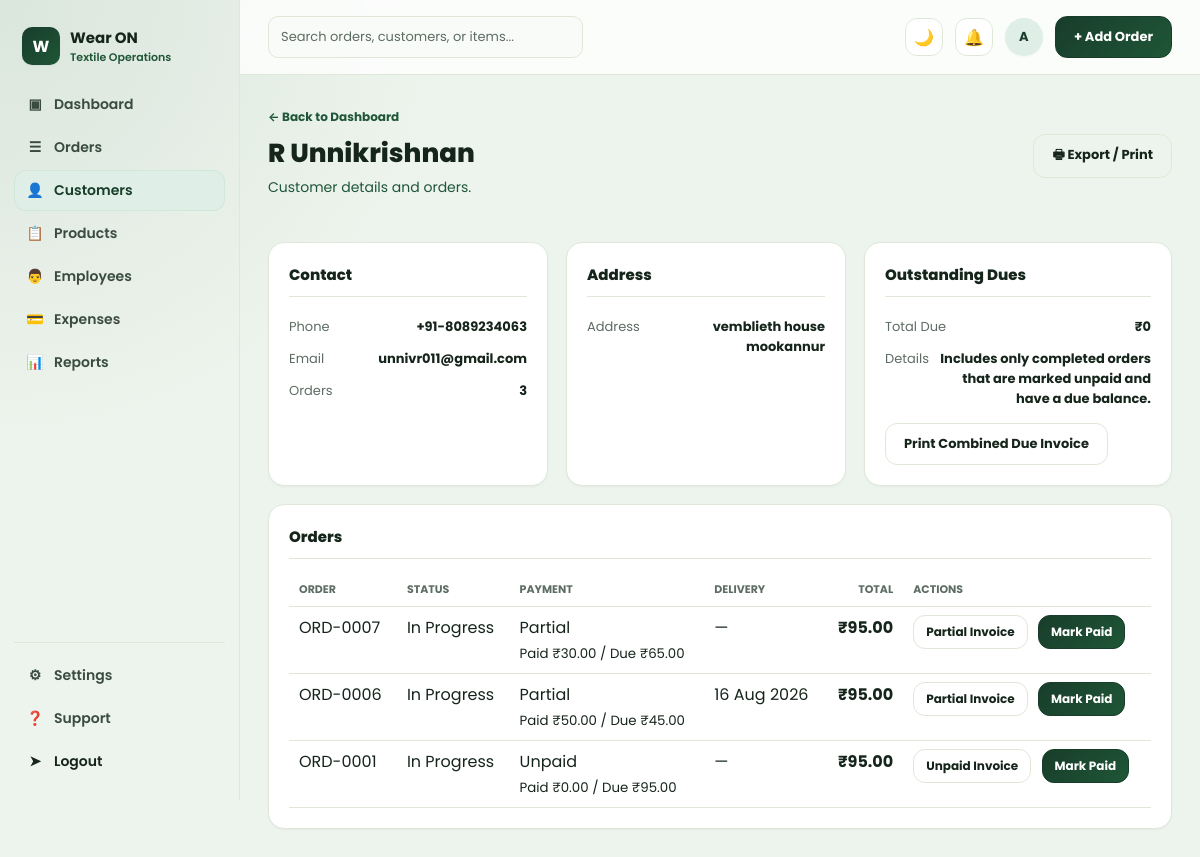
Page /customers/7/ (signed in) on the earlier database version.
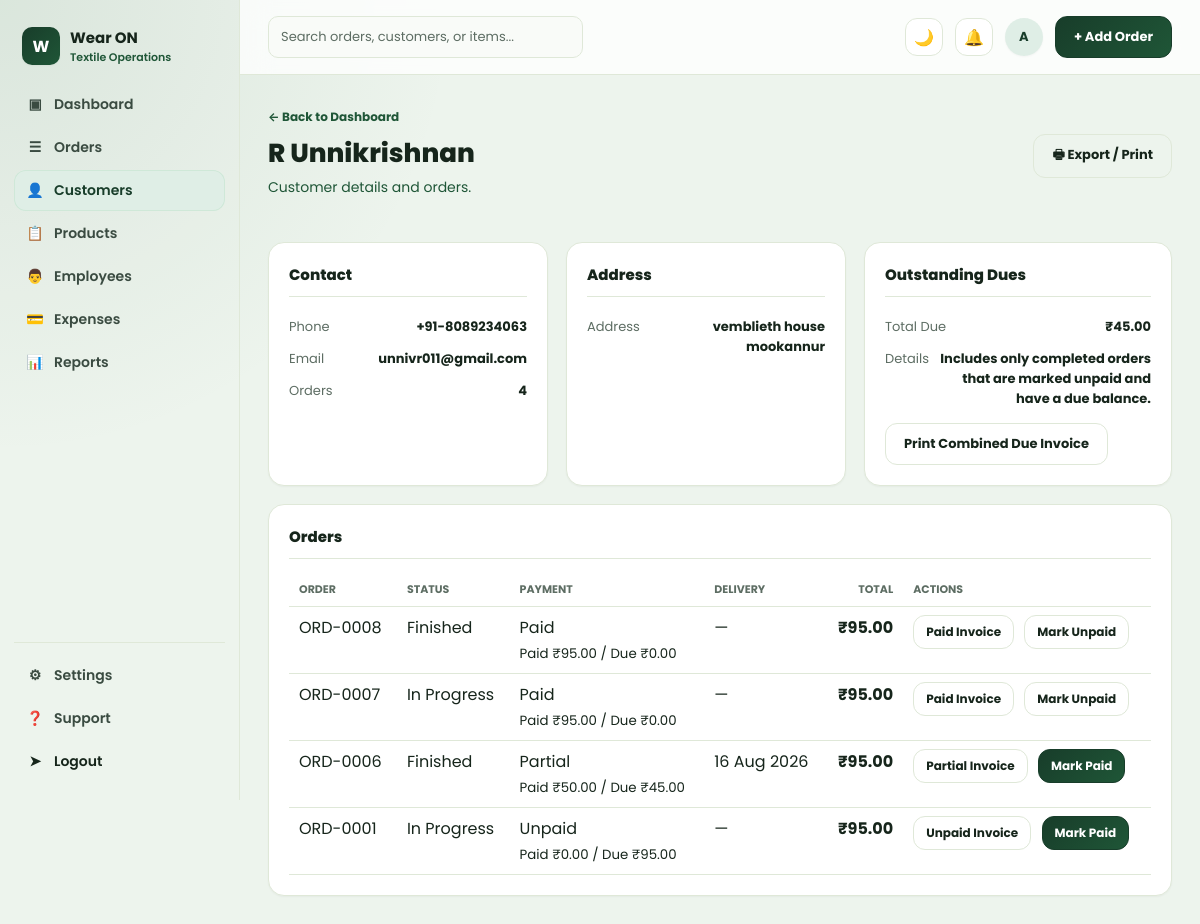
Same page on the later database version.
### orders/models.py (models this page shows, shortened)
class Customer(models.Model):
    name = models.CharField(max_length=150)
    company_name = models.CharField(max_length=150, blank=True)
    email = models.EmailField(blank=True)
    phone = models.CharField(max_length=20, blank=True)
    address = models.TextField(blank=True)
    created_at = models.DateTimeField(auto_now_add=True)
    class Meta:
        ordering = ["name"]

class Order(models.Model):
    STATUS_PENDING = "pending"
    STATUS_IN_PROGRESS = "in_progress"
    STATUS_FINISHED = "finished"
    STATUS_CANCELLED = "cancelled"
    STATUS_CHOICES = [
        (STATUS_PENDING, "Pending"),
        (STATUS_IN_PROGRESS, "In Progress"),
        (STATUS_FINISHED, "Finished"),
        (STATUS_CANCELLED, "Cancelled"),
    ]
    PRIORITY_LOW = "low"
    PRIORITY_MEDIUM = "medium"
    PRIORITY_HIGH = "high"
    PRIORITY_CHOICES = [
        (PRIORITY_LOW, "Low"),
        (PRIORITY_MEDIUM, "Medium"),
        (PRIORITY_HIGH, "High"),
    ]
    PAYMENT_METHOD_BANK = "bank_transfer"
    PAYMENT_METHOD_CHECK = "check"
    PAYMENT_METHOD_CARD = "card"
    PAYMENT_METHOD_ONLINE = "online_payment"
    PAYMENT_METHOD_OTHER = "other"
    PAYMENT_METHOD_CHOICES = [
        ("", "Select payment method"),
        (PAYMENT_METHOD_BANK, "Bank Transfer"),
        (PAYMENT_METHOD_CHECK, "Check"),
        (PAYMENT_METHOD_CARD, "Card"),
        (PAYMENT_METHOD_ONLINE, "Online Payment"),
        (PAYMENT_METHOD_OTHER, "Other"),
    ]
    order_number = models.CharField(max_length=20, unique=True, editable=False)
    customer = models.ForeignKey(Customer, on_delete=models.CASCADE, related_name="orders")
    status = models.CharField(max_length=20, choices=STATUS_CHOICES, default=STATUS_IN_PROGRESS)
    is_paid = models.BooleanField(default=False)
    order_date = models.DateField(default=timezone.localdate)
    expected_delivery_date = models.DateField(null=True, blank=True)
    reference_number = models.CharField("Reference / PO Number", max_length=50, blank=True)
    shipping_address = models.TextField(blank=True, help_text="Leave blank to use customer address")
    assigned_tailor = models.CharField(max_length=100, blank=True)
    priority = models.CharField(max_length=10, choices=PRIORITY_CHOICES, default=PRIORITY_MEDIUM)
    discount_percent = models.DecimalField(max_digits=5, decimal_places=2, default=0)
    amount_paid = models.DecimalField(max_digits=10, decimal_places=2, default=Decimal("0.00"))
    payment_method = models.CharField(
        max_length=30,
        choices=PAYMENT_METHOD_CHOICES,
        blank=True,
        default="",
    )
    payment_method_details = models.CharField(max_length=255, blank=True)
    customer_notes = models.TextField(blank=True)
    created_at = models.DateTimeField(auto_now_add=True)
    updated_at = models.DateTimeField(auto_now=True)
    class Meta:
        ordering = ["-created_at"]
    @property
    def subtotal(self):
        total = sum((item.subtotal for item in self.items.all()), Decimal("0"))
        return total.quantize(Decimal("0.01"))
    @property
    def discount_amount(self):
        return (self.subtotal * self.discount_percent / Decimal("100")).quantize(Decimal("0.01"))
    @property
    def grand_total(self):
        return self.subtotal - self.discount_amount
    @property
    def amount_due(self):
        due = self.grand_total - self.amount_paid
        if due <= Decimal("0"):
            return Decimal("0.00")
        return due.quantize(Decimal("0.01"))
    @property
    def payment_status_label(self):
        if self.amount_paid >= self.grand_total and self.grand_total > Decimal("0"):
            return "Paid"
        if self.amount_paid > Decimal("0"):
            return "Partial"
        return "Unpaid"

class OrderItem(models.Model):
    order = models.ForeignKey(Order, on_delete=models.CASCADE, related_name="items")
    fabric = models.ForeignKey(
        Fabric, on_delete=models.SET_NULL, related_name="order_items", null=True, blank=True
    )
    item_name = models.CharField(max_length=150)
    description = models.CharField(max_length=255, blank=True)
    quantity = models.DecimalField(max_digits=10, decimal_places=2, default=1)
    unit_price = models.DecimalField("Rate", max_digits=10, decimal_places=2, default=0)
    @property
    def subtotal(self):
        return self.quantity * self.unit_price

### orders/views.py (the view)
# urls.py: path("customers/<int:pk>/", views.customer_detail, name="customer-detail"),
@login_required
def customer_detail(request, pk):
    customer = get_object_or_404(
        Customer.objects.prefetch_related("orders__items", "orders__expenses"),
        pk=pk,
    )
    orders = list(customer.orders.all())
    paid_total = sum((o.amount_paid for o in orders), Decimal("0"))
    unpaid_total = sum(
        (o.amount_due for o in orders if o.amount_due > Decimal("0") and o.status == Order.STATUS_FINISHED and not o.is_paid),
        Decimal("0"),
    )
    return render(
        request,
        "orders/customer_detail.html",
        {
            "customer": customer,
            "paid_total": paid_total,
            "unpaid_total": unpaid_total,
        },
    )

### orders/templates/orders/customer_detail.html (shortened to what this page needs)
{% extends "base.html" %}
{% load humanize %}
{% block content %}
<a href="{% url 'dashboard' %}" class="back-link">&larr; Back to Dashboard</a>
<div class="page-head-row">
  <div>
    <h1 class="page-title">{{ customer.name }}</h1>
    <p class="page-sub">Customer details and orders.</p>
  </div>
  <div class="actions-row">
    <a href="{% url 'customer-export' customer.pk %}" class="btn btn-outline">&#128438; Export / Print</a>
  </div>
</div>
<div class="detail-grid thirds">
  <div class="card info-card">
    <h3>Contact</h3>
    <div class="info-row"><span class="k">Phone</span><span class="v">{{ customer.phone|default:'—' }}</span></div>
    <div class="info-row"><span class="k">Email</span><span class="v">{{ customer.email|default:'—' }}</span></div>
    <div class="info-row"><span class="k">Orders</span><span class="v">{{ customer.orders.count }}</span></div>
  </div>
  <div class="card info-card">
    <h3>Address</h3>
    <div class="info-row"><span class="k">Address</span><span class="v">{{ customer.address|default:'—' }}</span></div>
  </div>
  <div class="card info-card">
    <h3>Outstanding Dues</h3>
    <div class="info-row"><span class="k">Total Due</span><span class="v">&#8377;{{ unpaid_total|intcomma }}</span></div>
    <div class="info-row"><span class="k">Details</span><span class="v">Includes only completed orders that are marked unpaid and have a due balance.</span></div>
    <div style="margin-top:8px;">
      <a href="{% url 'customer-due-invoice' customer.pk %}" class="btn btn-outline">Print Combined Due Invoice</a>
    </div>
  </div>
</div>
<div class="card info-card">
  <h3>Orders</h3>
  <table class="items-table">
    <thead>
      <tr>
        <th>Order</th>
        <th>Status</th>
        <th>Payment</th>
        <th>Delivery</th>
        <th style="text-align:right;">Total</th>
        <th>Actions</th>
      </tr>
    </thead>
    <tbody>
      {% for order in customer.orders.all %}
      <tr>
        <td><a href="{% url 'order-detail' order.pk %}">{{ order.order_number }}</a></td>
        <td>{{ order.get_status_display }}</td>
        <td>
          {{ order.payment_status_label }}<br>
          <small>Paid &#8377;{{ order.amount_paid|intcomma }} / Due &#8377;{{ order.amount_due|intcomma }}</small>
        </td>
        <td>{{ order.expected_delivery_date|date:"d M Y"|default:'—' }}</td>
        <td class="amount-cell">&#8377;{{ order.grand_total|intcomma }}</td>
        <td>
          <a href="{% url 'order-invoice' order.pk %}" class="btn btn-outline btn-sm" style="margin-right:6px;">
            {{ order.payment_status_label }} Invoice
          </a>
          {% if order.is_paid %}
          <form method="post" action="{% url 'order-mark-unpaid' order.pk %}" style="display:inline;">
            <button type="submit" class="btn btn-outline btn-sm">Mark Unpaid</button>
          </form>
          {% else %}
          <form method="post" action="{% url 'order-mark-paid' order.pk %}" style="display:inline;">
            <button type="submit" class="btn btn-primary btn-sm">Mark Paid</button>
          </form>
          {% endif %}
        </td>
      </tr>
      {% empty %}
      <tr><td colspan="4" class="text-muted">No orders found.</td></tr>
      {% endfor %}
    </tbody>
  </table>
</div>
{% endblock %}

Differences in the rows shown:
computed for Customer "R Unnikrishnan": orders.count "3" → "4"
added Order: order_number "ORD-0008", status "Finished", payment_status_label "Paid", amount_paid "95.00", amount_due "0.00", expected_delivery_date "—", grand_total "95.00", is_paid "Mark Unpaid"
changed Order "ORD-0007": payment_status_label "Partial" → "Paid"; amount_paid "30.00" → "95.00"; amount_due "65.00" → "0.00"; is_paid "Mark Paid" → "Mark Unpaid"
changed Order "ORD-0006": status "In Progress" → "Finished"
Other differences:
{{ unpaid_total|intcomma }}: "0" → "45.00"
